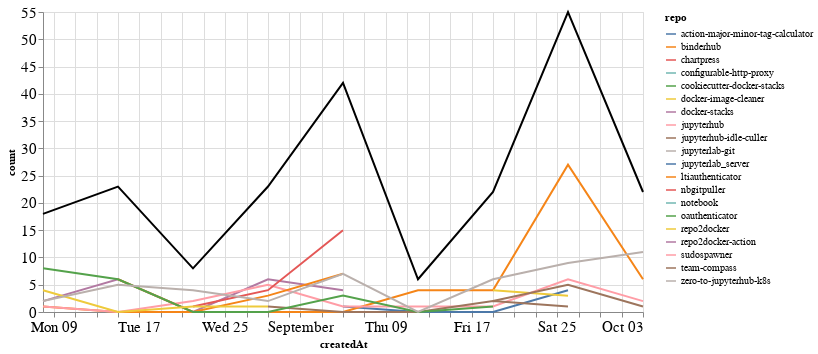

Notebook cell for this chart:
### Markdown cell above
### Comments

### Code cell
comments_time = comments.groupby('repo').resample('W', on='createdAt').count()['author'].reset_index()
comments_time = comments_time.rename(columns={'author': 'count'})
comments_time_total = comments_time.groupby('createdAt').agg({"count": "sum"}).reset_index()
ch1 = alt.Chart(comments_time, width=600).mark_line().encode(
    x='createdAt',
    y='count',
    color='repo',
    tooltip="repo"
)

ch2 = alt.Chart(comments_time_total, width=600).mark_line(color="black").encode(
    x='createdAt',
    y='count',
)

ch1 + ch2

### Figure 1 — Vega-Lite specification as saved in the notebook (floating-point values rounded to 4 significant figures)
{"config": {"axisLeft": {"labelFontSize": 15}, "axisBottom": {"labelFontSize": 15}}, "layer": [{"data": {"name": "data-c81b065597a6f605e9831a7ff1fc4903"}, "mark": "line", "encoding": {"color": {"type": "nominal", "field": "repo"}, "tooltip": {"type": "nominal", "field": "repo"}, "x": {"type": "temporal", "field": "createdAt"}, "y": {"type": "quantitative", "field": "count"}}, "width": 600}, {"data": {"name": "data-d2d439edf10aa7aa7976b175ed7b1402"}, "mark": {"type": "line", "color": "black"}, "encoding": {"x": {"type": "temporal", "field": "createdAt"}, "y": {"type": "quantitative", "field": "count"}}, "width": 600}], "$schema": "https://vega.github.io/schema/vega-lite/v4.8.1.json", "datasets": {"data-c81b065597a6f605e9831a7ff1fc4903": [{"repo": "action-major-minor-tag-calculator", "createdAt": "2021-09-05T00:00:00", "count": 1}, {"repo": "action-major-minor-tag-calculator", "createdAt": "2021-09-12T00:00:00", "count": 0}, {"repo": "action-major-minor-tag-calculator", "createdAt": "2021-09-19T00:00:00", "count": 0}, {"repo": "action-major-minor-tag-calculator", "createdAt": "2021-09-26T00:00:00", "count": 4}, {"repo": "binderhub", "createdAt": "2021-08-08T00:00:00", "count": 1}, {"repo": "binderhub", "createdAt": "2021-08-15T00:00:00", "count": 0}, {"repo": "binderhub", "createdAt": "2021-08-22T00:00:00", "count": 0}, {"repo": "binderhub", "createdAt": "2021-08-29T00:00:00", "count": 0}, {"repo": "binderhub", "createdAt": "2021-09-05T00:00:00", "count": 0}, {"repo": "binderhub", "createdAt": "2021-09-12T00:00:00", "count": 4}, {"repo": "binderhub", "createdAt": "2021-09-19T00:00:00", "count": 4}, {"repo": "binderhub", "createdAt": "2021-09-26T00:00:00", "count": 27}, {"repo": "binderhub", "createdAt": "2021-10-03T00:00:00", "count": 6}, {"repo": "chartpress", "createdAt": "2021-09-05T00:00:00", "count": 2}, {"repo": "configurable-http-proxy", "createdAt": "2021-09-19T00:00:00", "count": 2}, {"repo": "cookiecutter-docker-stacks", "createdAt": "2021-09-05T00:00:00", "count": 1}, {"repo": "docker-image-cleaner", "createdAt": "2021-09-19T00:00:00", "count": 4}, {"repo": "docker-image-cleaner", "createdAt": "2021-09-26T00:00:00", "count": 3}, {"repo": "docker-stacks", "createdAt": "2021-08-08T00:00:00", "count": 2}, {"repo": "docker-stacks", "createdAt": "2021-08-15T00:00:00", "count": 6}, {"repo": "docker-stacks", "createdAt": "2021-08-22T00:00:00", "count": 0}, {"repo": "docker-stacks", "createdAt": "2021-08-29T00:00:00", "count": 6}, {"repo": "docker-stacks", "createdAt": "2021-09-05T00:00:00", "count": 4}, {"repo": "jupyterhub", "createdAt": "2021-08-08T00:00:00", "count": 1}, {"repo": "jupyterhub", "createdAt": "2021-08-15T00:00:00", "count": 0}, {"repo": "jupyterhub", "createdAt": "2021-08-22T00:00:00", "count": 2}, {"repo": "jupyterhub", "createdAt": "2021-08-29T00:00:00", "count": 5}, {"repo": "jupyterhub", "createdAt": "2021-09-05T00:00:00", "count": 1}, {"repo": "jupyterhub", "createdAt": "2021-09-12T00:00:00", "count": 1}, {"repo": "jupyterhub", "createdAt": "2021-09-19T00:00:00", "count": 1}, {"repo": "jupyterhub", "createdAt": "2021-09-26T00:00:00", "count": 6}, {"repo": "jupyterhub", "createdAt": "2021-10-03T00:00:00", "count": 2}, {"repo": "jupyterhub-idle-culler", "createdAt": "2021-08-29T00:00:00", "count": 1}, {"repo": "jupyterhub-idle-culler", "createdAt": "2021-09-05T00:00:00", "count": 0}, {"repo": "jupyterhub-idle-culler", "createdAt": "2021-09-12T00:00:00", "count": 0}, {"repo": "jupyterhub-idle-culler", "createdAt": "2021-09-19T00:00:00", "count": 2}, {"repo": "jupyterhub-idle-culler", "createdAt": "2021-09-26T00:00:00", "count": 1}, {"repo": "jupyterlab-git", "createdAt": "2021-10-03T00:00:00", "count": 1}, {"repo": "jupyterlab_server", "createdAt": "2021-10-03T00:00:00", "count": 1}, {"repo": "ltiauthenticator", "createdAt": "2021-08-15T00:00:00", "count": 6}, {"repo": "ltiauthenticator", "createdAt": "2021-08-22T00:00:00", "count": 0}, {"repo": "ltiauthenticator", "createdAt": "2021-08-29T00:00:00", "count": 3}, {"repo": "ltiauthenticator", "createdAt": "2021-09-05T00:00:00", "count": 7}, {"repo": "nbgitpuller", "createdAt": "2021-08-22T00:00:00", "count": 1}, {"repo": "nbgitpuller", "createdAt": "2021-08-29T00:00:00", "count": 4}, {"repo": "nbgitpuller", "createdAt": "2021-09-05T00:00:00", "count": 15}, {"repo": "notebook", "createdAt": "2021-08-29T00:00:00", "count": 1}, {"repo": "oauthenticator", "createdAt": "2021-08-08T00:00:00", "count": 8}, {"repo": "oauthenticator", "createdAt": "2021-08-15T00:00:00", "count": 6}, {"repo": "oauthenticator", "createdAt": "2021-08-22T00:00:00", "count": 0}, {"repo": "oauthenticator", "createdAt": "2021-08-29T00:00:00", "count": 0}, {"repo": "oauthenticator", "createdAt": "2021-09-05T00:00:00", "count": 3}, {"repo": "oauthenticator", "createdAt": "2021-09-12T00:00:00", "count": 0}, {"repo": "oauthenticator", "createdAt": "2021-09-19T00:00:00", "count": 1}, {"repo": "repo2docker", "createdAt": "2021-08-08T00:00:00", "count": 4}, {"repo": "repo2docker", "createdAt": "2021-08-15T00:00:00", "count": 0}, {"repo": "repo2docker", "createdAt": "2021-08-22T00:00:00", "count": 1}, {"repo": "repo2docker", "createdAt": "2021-08-29T00:00:00", "count": 1}, {"repo": "repo2docker-action", "createdAt": "2021-09-05T00:00:00", "count": 1}, {"repo": "sudospawner", "createdAt": "2021-09-12T00:00:00", "count": 1}, {"repo": "team-compass", "createdAt": "2021-09-19T00:00:00", "count": 2}, {"repo": "team-compass", "createdAt": "2021-09-26T00:00:00", "count": 5}, {"repo": "team-compass", "createdAt": "2021-10-03T00:00:00", "count": 1}, {"repo": "zero-to-jupyterhub-k8s", "createdAt": "2021-08-08T00:00:00", "count": 2}, {"repo": "zero-to-jupyterhub-k8s", "createdAt": "2021-08-15T00:00:00", "count": 5}, {"repo": "zero-to-jupyterhub-k8s", "createdAt": "2021-08-22T00:00:00", "count": 4}, {"repo": "zero-to-jupyterhub-k8s", "createdAt": "2021-08-29T00:00:00", "count": 2}, {"repo": "zero-to-jupyterhub-k8s", "createdAt": "2021-09-05T00:00:00", "count": 7}, {"repo": "zero-to-jupyterhub-k8s", "createdAt": "2021-09-12T00:00:00", "count": 0}, {"repo": "zero-to-jupyterhub-k8s", "createdAt": "2021-09-19T00:00:00", "count": 6}, {"repo": "zero-to-jupyterhub-k8s", "createdAt": "2021-09-26T00:00:00", "count": 9}, {"repo": "zero-to-jupyterhub-k8s", "createdAt": "2021-10-03T00:00:00", "count": 11}], "data-d2d439edf10aa7aa7976b175ed7b1402": [{"createdAt": "2021-08-08T00:00:00", "count": 18}, {"createdAt": "2021-08-15T00:00:00", "count": 23}, {"createdAt": "2021-08-22T00:00:00", "count": 8}, {"createdAt": "2021-08-29T00:00:00", "count": 23}, {"createdAt": "2021-09-05T00:00:00", "count": 42}, {"createdAt": "2021-09-12T00:00:00", "count": 6}, {"createdAt": "2021-09-19T00:00:00", "count": 22}, {"createdAt": "2021-09-26T00:00:00", "count": 55}, {"createdAt": "2021-10-03T00:00:00", "count": 22}]}}
